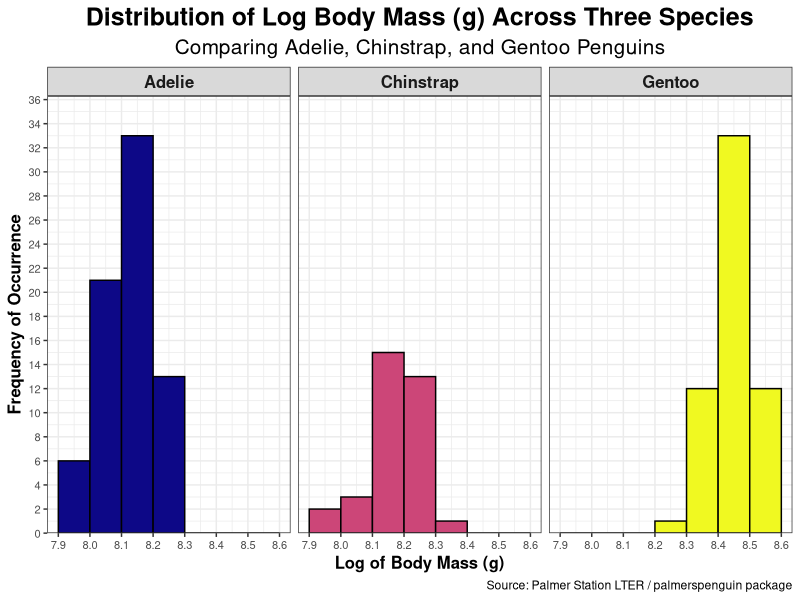
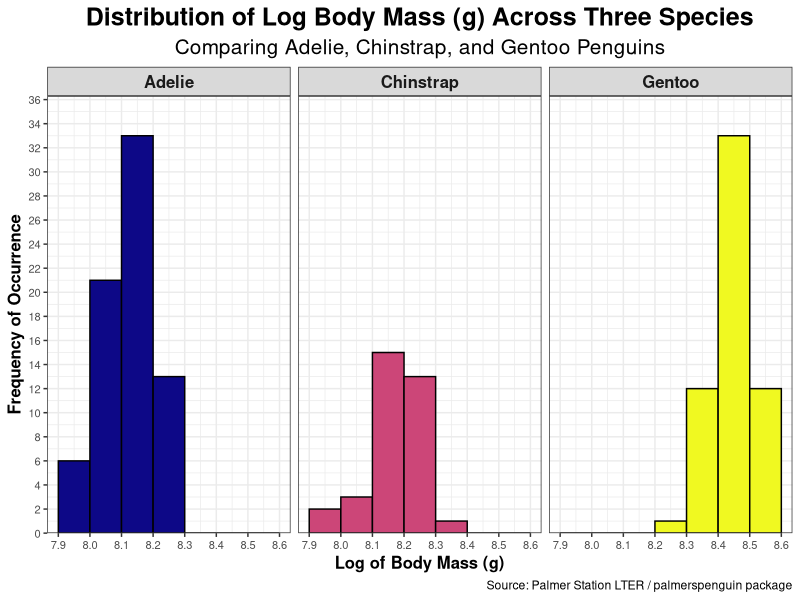

Generate these figures, in order, with R:
##### This is my code for the dplyr assignment #####
##### Created by Timothy Li #####
##### Created on: 2026-09-19 #####


##### Load Libraries #####
library(palmerpenguins)
library(tidyverse)
library(here)


### Load Data ###
# The data is part of the package and is called penguins 
glimpse(penguins)


##### Calculating the Mean and Variance of Body Mass by Species #####

mean_variance_penguin <- penguins |>
  drop_na(body_mass_g, species, island, sex) |>
  group_by(species, island, sex) |>
  summarise(mean_body_mass = mean(body_mass_g, na.rm = TRUE),
            var_body_mass = var(body_mass_g, na.rm = TRUE))

mean_variance_penguin

##### Calculate Female log Body Mass #####

female_penguins <- penguins |>
  drop_na(sex) |>
  filter(sex == "female") |>
  mutate(log_body_mass = log(body_mass_g)) |>
  select(species, island, sex, log_body_mass)

female_penguins
  
##### Plotting the Data. #####

# Color filled by species 
# Expand function used to align bins directly on x axis. .1 space for top of graph
# Boundary and closed use to place bins between each x axis point (7.9 to 8.0, >)

plot_log_penguins <- ggplot(data = female_penguins,
                mapping = aes(x = log_body_mass,
                              fill = species)) + 
  geom_histogram(binwidth = .1, color = "black", boundary = 0, closed = "left") + 
  facet_wrap(~ species) +
  scale_fill_viridis_d(option = "plasma") +
  scale_y_continuous(breaks = seq(0, 40, by = 2), expand = expansion(mult = c(0, .1))) +
  scale_x_continuous(breaks = seq(7, 9, by = .1)) +
  labs(title = "Distribution of Log Body Mass (g) Across Three Species",
       subtitle = "Comparing Adelie, Chinstrap, and Gentoo Penguins",
       x = "Log of Body Mass (g)", y = "Frequency of Occurrence",
       caption = "Source: Palmer Station LTER / palmerspenguin package"
  ) +
  theme_bw() +
  theme(
    plot.title = element_text(size = 18, hjust = .5, face = "bold"),
    plot.subtitle = element_text(size = 15, hjust = .5),
    axis.title.x = element_text(size = 12, face = "bold"),
    axis.title.y = element_text(size = 12, face = "bold"),
    axis.text.x = element_text(size = 8),
    axis.text.y = element_text(size = 8),
    strip.text = element_text(size = 12, face = "bold"),
    legend.position = "none"
  )

plot_log_penguins

##### Save the Plot #####

ggsave(here("week_04", "output", "LogBodyMassPenguin.png"), width = 10)
